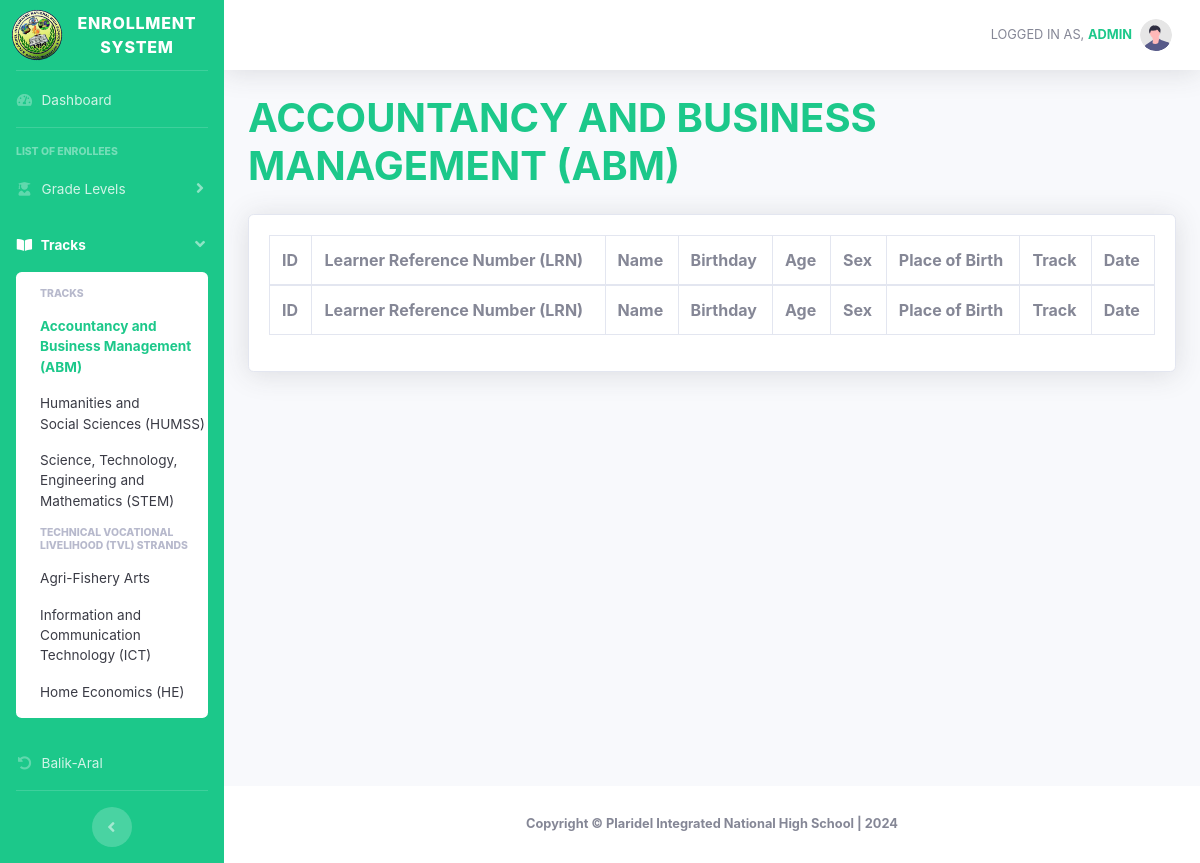
Before: /abm.php (signed in) with the older database file.
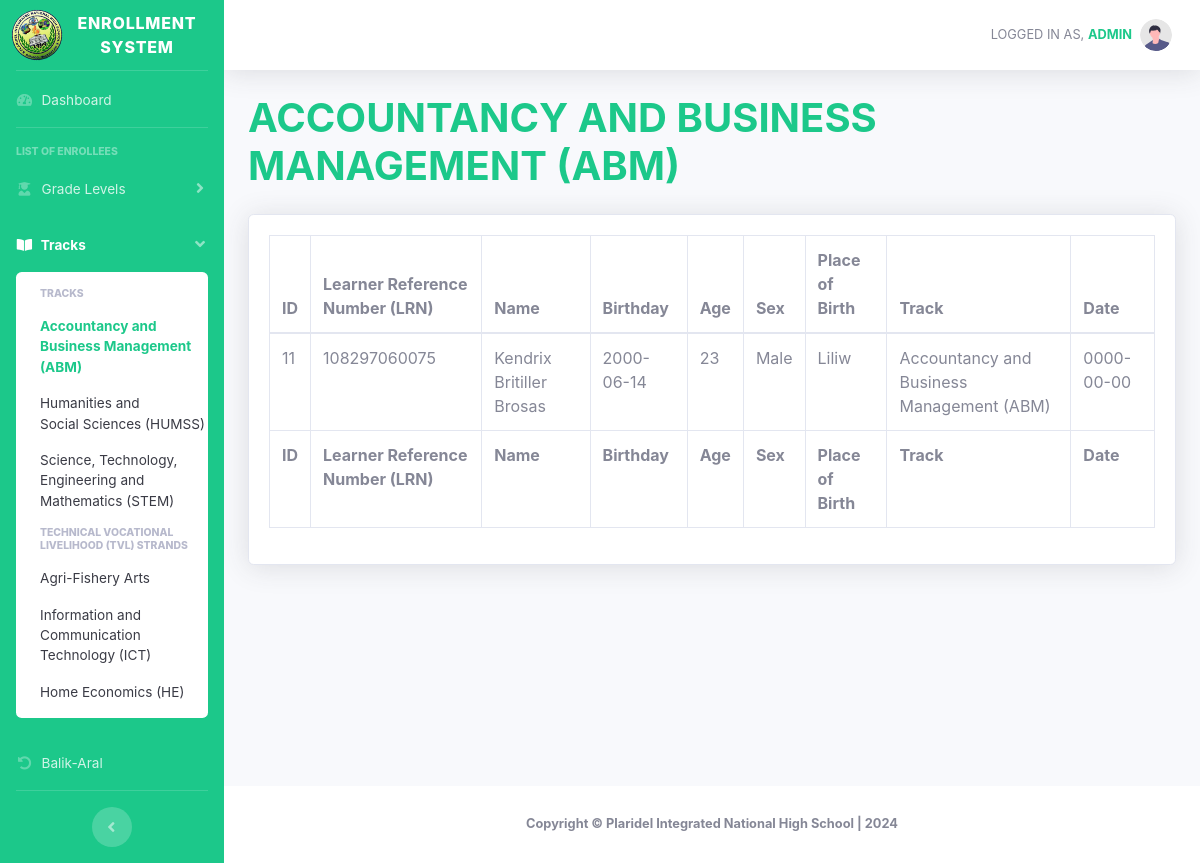
After: the same page with the newer database file.
### tables this page shows
CREATE TABLE `enrollment` (
  `id` int(11) NOT NULL,
  `schoolyear` varchar(100) NOT NULL,
  `gradelevel` varchar(100) NOT NULL,
  `lrn` varchar(100) NOT NULL,
  `reference` varchar(100) NOT NULL,
  `balikaral` varchar(100) NOT NULL,
  `birthnumber` varchar(100) NOT NULL,
  `lastname` varchar(100) NOT NULL,
  `firstname` varchar(100) NOT NULL,
  `middlename` varchar(100) NOT NULL,
  `extension` varchar(100) NOT NULL,
  `sex` varchar(100) NOT NULL,
  `birthday` varchar(100) NOT NULL,
  `age` varchar(100) NOT NULL,
  `placeofbirth` varchar(100) NOT NULL,
  `ip` varchar(100) NOT NULL,
  `indigenous` varchar(100) NOT NULL,
  `pantawid` varchar(100) NOT NULL,
  `pantawidProgram` varchar(100) NOT NULL,
  `disability` varchar(100) NOT NULL,
  `learnerdisability` varchar(100) NOT NULL,
  `region_text` varchar(100) NOT NULL,
  `province_text` varchar(100) NOT NULL,
  `city_text` varchar(100) NOT NULL,
  `barangay_text` varchar(100) NOT NULL,
  `zipcode` varchar(100) NOT NULL,
  `permanent_region_text` varchar(100) NOT NULL,
  `permanent_province_text` varchar(100) NOT NULL,
  `permanent_city_text` varchar(100) NOT NULL,
  `permanent_barangay_text` varchar(100) NOT NULL,
  `permanent_zipcode` varchar(100) NOT NULL,
  `fathers_lastname` varchar(100) NOT NULL,
  `fathers_firstname` varchar(100) NOT NULL,
  `fathers_middlename` varchar(100) NOT NULL,
  `fathers_phonenumber` varchar(100) NOT NULL,
  `mothers_lastname` varchar(100) NOT NULL,
  `mothers_firstname` varchar(100) NOT NULL,
  `mothers_middlename` varchar(100) NOT NULL,
  `mothers_phonenumber` varchar(100) NOT NULL,
  `guardians_lastname` varchar(100) NOT NULL,
  `guardians_firstname` varchar(100) NOT NULL,
  `guardians_middlename` varchar(100) NOT NULL,
  `guardians_phonenumber` varchar(100) NOT NULL,
  `lastgradelevel` varchar(100) NOT NULL,
  `lastschoolyear` varchar(100) NOT NULL,
  `lastschoolattended` varchar(100) NOT NULL,
  `schoolid` varchar(100) NOT NULL,
  `semester` varchar(100) NOT NULL,
  `track` varchar(100) NOT NULL,
  `strand` varchar(100) NOT NULL,
  `modality` varchar(100) NOT NULL,
  `date` varchar(100) NOT NULL,
  `time` varchar(100) NOT NULL
);

### abm.php (the view, shortened to what the changed rows need)
<!DOCTYPE html>
<html lang="en">
<head>
    <link href="vendor/fontawesome-free/css/all.min.css" rel="stylesheet" type="text/css">
    <link href="css/sb-admin-2.min.css" rel="stylesheet">
    <link href="vendor/datatables/dataTables.bootstrap4.min.css" rel="stylesheet">
</head>
<body id="page-top">
    <div id="wrapper">
        <div id="content-wrapper" class="d-flex flex-column">
            <div id="content">
                <div class="container-fluid">
                    <div class="d-sm-flex align-items-center justify-content-between mb-4">
                        <h1 class="h1 mb-0 text-success" style="text-transform:uppercase;"><b>Accountancy and Business Management (ABM)</b></h1>
                    </div>
                    <div class="card shadow mb-4">
                        <div class="card-body">
                            <div class="table-responsive">
                                <table class="table table-bordered" id="dataTable" width="100%" cellspacing="0">
                                    <thead>
                                        <tr>
                                            <th>ID</th>
                                            <th>Learner Reference Number (LRN)</th>
                                            <th>Name</th>
                                            <th>Birthday</th>
                                            <th>Age</th>
                                            <th>Sex</th>
                                            <th>Place of Birth</th>
                                            <th>Track</th>
                                            <th>Date</th>
                                        </tr>
                                    </thead>
                                    <tfoot>
                                        <tr>
                                            <th>ID</th>
                                            <th>Learner Reference Number (LRN)</th>
                                            <th>Name</th>
                                            <th>Birthday</th>
                                            <th>Age</th>
                                            <th>Sex</th>
                                            <th>Place of Birth</th>
                                            <th>Track</th>
                                            <th>Date</th>
                                        </tr>
                                    </tfoot>
                                    <tbody>
                                        <?php
                                        include 'conn.php';
                                        $query = "SELECT * FROM enrollment WHERE track = 'Accountancy and Business Management (ABM)'";
                                        $query_run = mysqli_query($conn, $query);
                                        if (mysqli_num_rows($query_run) > 0) {
                                            foreach ($query_run as $items) {
                                        ?>
                                                <tr>
                                                    <td>
                                                        <?= $items['id']; ?>
                                                    </td>
                                                    <td>
                                                        <?= $items['reference']; ?>
                                                    </td>
                                                    <td>
                                                        <?= $items['firstname'] . " " . $items['middlename'] . " " . $items['lastname'] ?>
                                                    </td>
                                                    <td>
                                                        <?= $items['birthday']; ?>
                                                    </td>
                                                    <td>
                                                        <?= $items['age']; ?>
                                                    </td>
                                                    <td>
                                                        <?= $items['sex']; ?>
                                                    </td>
                                                    <td>
                                                        <?= $items['placeofbirth']; ?>
                                                    </td>
                                                    <td>
                                                        <?= $items['track']; ?>
                                                    </td>
                                                    <td>
                                                        <?= $items['date']; ?>
                                                    </td>
                                                </tr>
                                        <?php
                                            }
                                        }
                                        ?>
                                    </tbody>
                                </table>
                            </div>
                        </div>
                    </div>
                </div>
            </div>
        </div>
    </div>
</body>
</html>

Changed rows visible on the page:
now on this page (row edited): enrollment: id "11", reference "108297060075", firstname "Kendrix", middlename "Britiller", lastname "Brosas", birthday "2000-06-14", age "23", sex "Male", placeofbirth "Liliw", track "Accountancy and Business Management (ABM)", date "0000-00-00"
